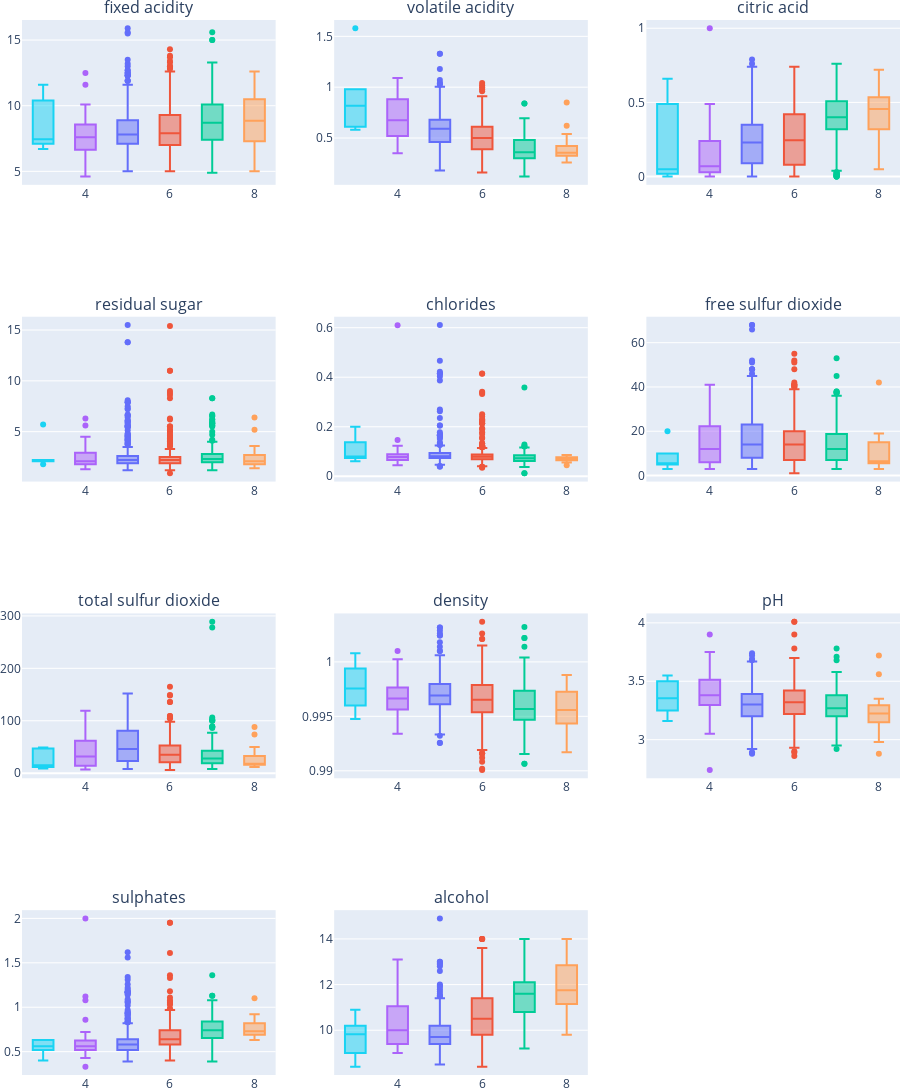

Notebook code cell kept with this figure:
### Markdown cell above
Now, let's create plots to show weightage of different quality values with respect to the variable.

### Code cell
from plotly.express import box

fig = make_subplots(rows=4, cols=3, subplot_titles=[c for c in data.columns[:-1]])
for i,v in enumerate(data.columns[:-1]):
    for t in box(data, y=v, x="quality", color="quality").data:
        fig.add_trace(t, row=(i//3)+1, col=(i%3)+1)
fig.update_layout(height=1400, showlegend=False, margin={"l": 0, "r": 0, "t": 20, "b": 0})
fig.show()

### Figure 1 — Plotly figure (JSON) as saved in the notebook; plotly's stock layout.template omitted (floating-point values rounded to 4 significant figures; data arrays with more than 128 entries replaced by an {"elided": "..."} marker saying what was removed)
{"data": [{"alignmentgroup": "True", "hovertemplate": "quality=%{x}<br>fixed acidity=%{y}<extra></extra>", "legendgroup": "5", "marker": {"color": "#636efa"}, "name": "5", "notched": false, "offsetgroup": "5", "orientation": "v", "showlegend": true, "type": "box", "x": {"elided": "483 int values"}, "x0": " ", "xaxis": "x", "y": {"elided": "483 float values"}, "y0": " ", "yaxis": "y"}, {"alignmentgroup": "True", "hovertemplate": "quality=%{x}<br>fixed acidity=%{y}<extra></extra>", "legendgroup": "6", "marker": {"color": "#EF553B"}, "name": "6", "notched": false, "offsetgroup": "6", "orientation": "v", "showlegend": true, "type": "box", "x": {"elided": "462 int values"}, "x0": " ", "xaxis": "x", "y": {"elided": "462 float values"}, "y0": " ", "yaxis": "y"}, {"alignmentgroup": "True", "hovertemplate": "quality=%{x}<br>fixed acidity=%{y}<extra></extra>", "legendgroup": "7", "marker": {"color": "#00cc96"}, "name": "7", "notched": false, "offsetgroup": "7", "orientation": "v", "showlegend": true, "type": "box", "x": {"elided": "143 int values"}, "x0": " ", "xaxis": "x", "y": {"elided": "143 float values"}, "y0": " ", "yaxis": "y"}, {"alignmentgroup": "True", "hovertemplate": "quality=%{x}<br>fixed acidity=%{y}<extra></extra>", "legendgroup": "4", "marker": {"color": "#ab63fa"}, "name": "4", "notched": false, "offsetgroup": "4", "orientation": "v", "showlegend": true, "type": "box", "x": [4, 4, 4, 4, 4, 4, 4, 4, 4, 4, 4, 4, 4, 4, 4, 4, 4, 4, 4, 4, 4, 4, 4, 4, 4, 4, 4, 4, 4, 4, 4, 4, 4], "x0": " ", "xaxis": "x", "y": [8.8, 4.6, 8.3, 8.3, 5, 9.2, 7.6, 7.3, 7.9, 6.9, 7, 8.1, 12.5, 9.9, 10.1, 8.3, 7.5, 9.1, 6.9, 7.5, 11.6, 7.3, 8.4, 6.5, 8.8, 8.1, 6.5, 6.3, 8.5, 6.4, 6.2, 6.7, 5.6], "y0": " ", "yaxis": "y"}, {"alignmentgroup": "True", "hovertemplate": "quality=%{x}<br>fixed acidity=%{y}<extra></extra>", "legendgroup": "8", "marker": {"color": "#FFA15A"}, "name": "8", "notched": false, "offsetgroup": "8", "orientation": "v", "showlegend": true, "type": "box", "x": [8, 8, 8, 8, 8, 8, 8, 8, 8, 8, 8, 8, 8, 8, 8, 8], "x0": " ", "xaxis": "x", "y": [7.9, 10.3, 5.6, 12.6, 11.3, 9.4, 10.7, 10.7, 5, 9.1, 10, 7.9, 8.6, 7.2, 7.2, 7.4], "y0": " ", "yaxis": "y"}, {"alignmentgroup": "True", "hovertemplate": "quality=%{x}<br>fixed acidity=%{y}<extra></extra>", "legendgroup": "3", "marker": {"color": "#19d3f3"}, "name": "3", "notched": false, "offsetgroup": "3", "orientation": "v", "showlegend": true, "type": "box", "x": [3, 3, 3, 3, 3, 3], "x0": " ", "xaxis": "x", "y": [11.6, 10.4, 7.6, 7.3, 7.1, 6.7], "y0": " ", "yaxis": "y"}, {"alignmentgroup": "True", "hovertemplate": "quality=%{x}<br>volatile acidity=%{y}<extra></extra>", "legendgroup": "5", "marker": {"color": "#636efa"}, "name": "5", "notched": false, "offsetgroup": "5", "orientation": "v", "showlegend": true, "type": "box", "x": {"elided": "483 int values"}, "x0": " ", "xaxis": "x2", "y": {"elided": "483 float values"}, "y0": " ", "yaxis": "y2"}, {"alignmentgroup": "True", "hovertemplate": "quality=%{x}<br>volatile acidity=%{y}<extra></extra>", "legendgroup": "6", "marker": {"color": "#EF553B"}, "name": "6", "notched": false, "offsetgroup": "6", "orientation": "v", "showlegend": true, "type": "box", "x": {"elided": "462 int values"}, "x0": " ", "xaxis": "x2", "y": {"elided": "462 float values"}, "y0": " ", "yaxis": "y2"}, {"alignmentgroup": "True", "hovertemplate": "quality=%{x}<br>volatile acidity=%{y}<extra></extra>", "legendgroup": "7", "marker": {"color": "#00cc96"}, "name": "7", "notched": false, "offsetgroup": "7", "orientation": "v", "showlegend": true, "type": "box", "x": {"elided": "143 int values"}, "x0": " ", "xaxis": "x2", "y": {"elided": "143 float values"}, "y0": " ", "yaxis": "y2"}, {"alignmentgroup": "True", "hovertemplate": "quality=%{x}<br>volatile acidity=%{y}<extra></extra>", "legendgroup": "4", "marker": {"color": "#ab63fa"}, "name": "4", "notched": false, "offsetgroup": "4", "orientation": "v", "showlegend": true, "type": "box", "x": [4, 4, 4, 4, 4, 4, 4, 4, 4, 4, 4, 4, 4, 4, 4, 4, 4, 4, 4, 4, 4, 4, 4, 4, 4, 4, 4, 4, 4, 4, 4, 4, 4], "x0": " ", "xaxis": "x2", "y": [0.61, 0.52, 0.675, 0.625, 1.02, 0.52, 0.68, 0.55, 0.885, 1.09, 0.975, 0.87, 0.46, 0.5, 0.935, 0.845, 0.38, 0.765, 0.39, 0.685, 0.47, 0.35, 0.67, 0.88, 0.955, 0.73, 0.67, 1.02, 0.4, 0.53, 0.785, 1.04, 0.62], "y0": " ", "yaxis": "y2"}, {"alignmentgroup": "True", "hovertemplate": "quality=%{x}<br>volatile acidity=%{y}<extra></extra>", "legendgroup": "8", "marker": {"color": "#FFA15A"}, "name": "8", "notched": false, "offsetgroup": "8", "orientation": "v", "showlegend": true, "type": "box", "x": [8, 8, 8, 8, 8, 8, 8, 8, 8, 8, 8, 8, 8, 8, 8, 8], "x0": " ", "xaxis": "x2", "y": [0.35, 0.32, 0.85, 0.31, 0.62, 0.3, 0.35, 0.35, 0.42, 0.4, 0.26, 0.54, 0.42, 0.33, 0.38, 0.36], "y0": " ", "yaxis": "y2"}, {"alignmentgroup": "True", "hovertemplate": "quality=%{x}<br>volatile acidity=%{y}<extra></extra>", "legendgroup": "3", "marker": {"color": "#19d3f3"}, "name": "3", "notched": false, "offsetgroup": "3", "orientation": "v", "showlegend": true, "type": "box", "x": [3, 3, 3, 3, 3, 3], "x0": " ", "xaxis": "x2", "y": [0.58, 0.61, 1.58, 0.98, 0.875, 0.76], "y0": " ", "yaxis": "y2"}, {"alignmentgroup": "True", "hovertemplate": "quality=%{x}<br>citric acid=%{y}<extra></extra>", "legendgroup": "5", "marker": {"color": "#636efa"}, "name": "5", "notched": false, "offsetgroup": "5", "orientation": "v", "showlegend": true, "type": "box", "x": {"elided": "483 int values"}, "x0": " ", "xaxis": "x3", "y": {"elided": "483 float values"}, "y0": " ", "yaxis": "y3"}, {"alignmentgroup": "True", "hovertemplate": "quality=%{x}<br>citric acid=%{y}<extra></extra>", "legendgroup": "6", "marker": {"color": "#EF553B"}, "name": "6", "notched": false, "offsetgroup": "6", "orientation": "v", "showlegend": true, "type": "box", "x": {"elided": "462 int values"}, "x0": " ", "xaxis": "x3", "y": {"elided": "462 float values"}, "y0": " ", "yaxis": "y3"}, {"alignmentgroup": "True", "hovertemplate": "quality=%{x}<br>citric acid=%{y}<extra></extra>", "legendgroup": "7", "marker": {"color": "#00cc96"}, "name": "7", "notched": false, "offsetgroup": "7", "orientation": "v", "showlegend": true, "type": "box", "x": {"elided": "143 int values"}, "x0": " ", "xaxis": "x3", "y": {"elided": "143 float values"}, "y0": " ", "yaxis": "y3"}, {"alignmentgroup": "True", "hovertemplate": "quality=%{x}<br>citric acid=%{y}<extra></extra>", "legendgroup": "4", "marker": {"color": "#ab63fa"}, "name": "4", "notched": false, "offsetgroup": "4", "orientation": "v", "showlegend": true, "type": "box", "x": [4, 4, 4, 4, 4, 4, 4, 4, 4, 4, 4, 4, 4, 4, 4, 4, 4, 4, 4, 4, 4, 4, 4, 4, 4, 4, 4, 4, 4, 4, 4, 4, 4], "x0": " ", "xaxis": "x3", "y": [0.3, 0.15, 0.26, 0.2, 0.04, 1, 0.02, 0.03, 0.03, 0.06, 0.04, 0, 0.49, 0.24, 0.22, 0.01, 0.48, 0.04, 0.24, 0.07, 0.44, 0.24, 0.19, 0.03, 0.05, 0, 0, 0, 0.4, 0.09, 0, 0.08, 0.03], "y0": " ", "yaxis": "y3"}, {"alignmentgroup": "True", "hovertemplate": "quality=%{x}<br>citric acid=%{y}<extra></extra>", "legendgroup": "8", "marker": {"color": "#FFA15A"}, "name": "8", "notched": false, "offsetgroup": "8", "orientation": "v", "showlegend": true, "type": "box", "x": [8, 8, 8, 8, 8, 8, 8, 8, 8, 8, 8, 8, 8, 8, 8, 8], "x0": " ", "xaxis": "x3", "y": [0.46, 0.45, 0.05, 0.72, 0.67, 0.56, 0.53, 0.53, 0.24, 0.5, 0.54, 0.34, 0.39, 0.33, 0.31, 0.3], "y0": " ", "yaxis": "y3"}, {"alignmentgroup": "True", "hovertemplate": "quality=%{x}<br>citric acid=%{y}<extra></extra>", "legendgroup": "3", "marker": {"color": "#19d3f3"}, "name": "3", "notched": false, "offsetgroup": "3", "orientation": "v", "showlegend": true, "type": "box", "x": [3, 3, 3, 3, 3, 3], "x0": " ", "xaxis": "x3", "y": [0.66, 0.49, 0, 0.05, 0.05, 0.02], "y0": " ", "yaxis": "y3"}, {"alignmentgroup": "True", "hovertemplate": "quality=%{x}<br>residual sugar=%{y}<extra></extra>", "legendgroup": "5", "marker": {"color": "#636efa"}, "name": "5", "notched": false, "offsetgroup": "5", "orientation": "v", "showlegend": true, "type": "box", "x": {"elided": "483 int values"}, "x0": " ", "xaxis": "x4", "y": {"elided": "483 float values"}, "y0": " ", "yaxis": "y4"}, {"alignmentgroup": "True", "hovertemplate": "quality=%{x}<br>residual sugar=%{y}<extra></extra>", "legendgroup": "6", "marker": {"color": "#EF553B"}, "name": "6", "notched": false, "offsetgroup": "6", "orientation": "v", "showlegend": true, "type": "box", "x": {"elided": "462 int values"}, "x0": " ", "xaxis": "x4", "y": {"elided": "462 float values"}, "y0": " ", "yaxis": "y4"}, {"alignmentgroup": "True", "hovertemplate": "quality=%{x}<br>residual sugar=%{y}<extra></extra>", "legendgroup": "7", "marker": {"color": "#00cc96"}, "name": "7", "notched": false, "offsetgroup": "7", "orientation": "v", "showlegend": true, "type": "box", "x": {"elided": "143 int values"}, "x0": " ", "xaxis": "x4", "y": {"elided": "143 float values"}, "y0": " ", "yaxis": "y4"}, {"alignmentgroup": "True", "hovertemplate": "quality=%{x}<br>residual sugar=%{y}<extra></extra>", "legendgroup": "4", "marker": {"color": "#ab63fa"}, "name": "4", "notched": false, "offsetgroup": "4", "orientation": "v", "showlegend": true, "type": "box", "x": [4, 4, 4, 4, 4, 4, 4, 4, 4, 4, 4, 4, 4, 4, 4, 4, 4, 4, 4, 4, 4, 4, 4, 4, 4, 4, 4, 4, 4, 4, 4, 4, 4], "x0": " ", "xaxis": "x4", "y": [2.8, 2.1, 2.1, 1.5, 1.4, 3.4, 1.3, 1.6, 1.8, 2.1, 2, 3.3, 4.5, 2.3, 3.4, 2.2, 2.6, 1.6, 2.1, 2.5, 1.6, 2, 2.2, 5.6, 1.8, 2.5, 4.3, 2, 6.3, 3.9, 2.1, 2.3, 1.5], "y0": " ", "yaxis": "y4"}, {"alignmentgroup": "True", "hovertemplate": "quality=%{x}<br>residual sugar=%{y}<extra></extra>", "legendgroup": "8", "marker": {"color": "#FFA15A"}, "name": "8", "notched": false, "offsetgroup": "8", "orientation": "v", "showlegend": true, "type": "box", "x": [8, 8, 8, 8, 8, 8, 8, 8, 8, 8, 8, 8, 8, 8, 8, 8], "x0": " ", "xaxis": "x4", "y": [3.6, 6.4, 1.4, 2.2, 5.2, 2.8, 2.6, 2.6, 2, 1.8, 1.9, 2.5, 1.8, 1.7, 2, 1.8], "y0": " ", "yaxis": "y4"}, {"alignmentgroup": "True", "hovertemplate": "quality=%{x}<br>residual sugar=%{y}<extra></extra>", "legendgroup": "3", "marker": {"color": "#19d3f3"}, "name": "3", "notched": false, "offsetgroup": "3", "orientation": "v", "showlegend": true, "type": "box", "x": [3, 3, 3, 3, 3, 3], "x0": " ", "xaxis": "x4", "y": [2.2, 2.1, 2.1, 2.1, 5.7, 1.8], "y0": " ", "yaxis": "y4"}, {"alignmentgroup": "True", "hovertemplate": "quality=%{x}<br>chlorides=%{y}<extra></extra>", "legendgroup": "5", "marker": {"color": "#636efa"}, "name": "5", "notched": false, "offsetgroup": "5", "orientation": "v", "showlegend": true, "type": "box", "x": {"elided": "483 int values"}, "x0": " ", "xaxis": "x5", "y": {"elided": "483 float values"}, "y0": " ", "yaxis": "y5"}, {"alignmentgroup": "True", "hovertemplate": "quality=%{x}<br>chlorides=%{y}<extra></extra>", "legendgroup": "6", "marker": {"color": "#EF553B"}, "name": "6", "notched": false, "offsetgroup": "6", "orientation": "v", "showlegend": true, "type": "box", "x": {"elided": "462 int values"}, "x0": " ", "xaxis": "x5", "y": {"elided": "462 float values"}, "y0": " ", "yaxis": "y5"}, {"alignmentgroup": "True", "hovertemplate": "quality=%{x}<br>chlorides=%{y}<extra></extra>", "legendgroup": "7", "marker": {"color": "#00cc96"}, "name": "7", "notched": false, "offsetgroup": "7", "orientation": "v", "showlegend": true, "type": "box", "x": {"elided": "143 int values"}, "x0": " ", "xaxis": "x5", "y": {"elided": "143 float values"}, "y0": " ", "yaxis": "y5"}, {"alignmentgroup": "True", "hovertemplate": "quality=%{x}<br>chlorides=%{y}<extra></extra>", "legendgroup": "4", "marker": {"color": "#ab63fa"}, "name": "4", "notched": false, "offsetgroup": "4", "orientation": "v", "showlegend": true, "type": "box", "x": [4, 4, 4, 4, 4, 4, 4, 4, 4, 4, 4, 4, 4, 4, 4, 4, 4, 4, 4, 4, 4, 4, 4, 4, 4, 4, 4, 4, 4, 4, 4, 4, 4], "x0": " ", "xaxis": "x5", "y": [0.088, 0.054, 0.084, 0.08, 0.045, 0.61, 0.072, 0.072, 0.058, 0.061, 0.087, 0.096, 0.07, 0.103, 0.105, 0.07, 0.073, 0.078, 0.102, 0.058, 0.147, 0.067, 0.093, 0.079, 0.075, 0.081, 0.057, 0.083, 0.05, 0.123, 0.06, 0.067, 0.08], "y0": " ", "yaxis": "y5"}, {"alignmentgroup": "True", "hovertemplate": "quality=%{x}<br>chlorides=%{y}<extra></extra>", "legendgroup": "8", "marker": {"color": "#FFA15A"}, "name": "8", "notched": false, "offsetgroup": "8", "orientation": "v", "showlegend": true, "type": "box", "x": [8, 8, 8, 8, 8, 8, 8, 8, 8, 8, 8, 8, 8, 8, 8, 8], "x0": " ", "xaxis": "x5", "y": [0.078, 0.073, 0.045, 0.072, 0.086, 0.08, 0.07, 0.07, 0.06, 0.071, 0.083, 0.076, 0.068, 0.061, 0.056, 0.074], "y0": " ", "yaxis": "y5"}, {"alignmentgroup": "True", "hovertemplate": "quality=%{x}<br>chlorides=%{y}<extra></extra>", "legendgroup": "3", "marker": {"color": "#19d3f3"}, "name": "3", "notched": false, "offsetgroup": "3", "orientation": "v", "showlegend": true, "type": "box", "x": [3, 3, 3, 3, 3, 3], "x0": " ", "xaxis": "x5", "y": [0.074, 0.2, 0.137, 0.061, 0.082, 0.078], "y0": " ", "yaxis": "y5"}, {"alignmentgroup": "True", "hovertemplate": "quality=%{x}<br>free sulfur dioxide=%{y}<extra></extra>", "legendgroup": "5", "marker": {"color": "#636efa"}, "name": "5", "notched": false, "offsetgroup": "5", "orientation": "v", "showlegend": true, "type": "box", "x": {"elided": "483 int values"}, "x0": " ", "xaxis": "x6", "y": {"elided": "483 int values"}, "y0": " ", "yaxis": "y6"}, {"alignmentgroup": "True", "hovertemplate": "quality=%{x}<br>free sulfur dioxide=%{y}<extra></extra>", "legendgroup": "6", "marker": {"color": "#EF553B"}, "name": "6", "notched": false, "offsetgroup": "6", "orientation": "v", "showlegend": true, "type": "box", "x": {"elided": "462 int values"}, "x0": " ", "xaxis": "x6", "y": {"elided": "462 float values"}, "y0": " ", "yaxis": "y6"}, {"alignmentgroup": "True", "hovertemplate": "quality=%{x}<br>free sulfur dioxide=%{y}<extra></extra>", "legendgroup": "7", "marker": {"color": "#00cc96"}, "name": "7", "notched": false, "offsetgroup": "7", "orientation": "v", "showlegend": true, "type": "box", "x": {"elided": "143 int values"}, "x0": " ", "xaxis": "x6", "y": {"elided": "143 float values"}, "y0": " ", "yaxis": "y6"}, {"alignmentgroup": "True", "hovertemplate": "quality=%{x}<br>free sulfur dioxide=%{y}<extra></extra>", "legendgroup": "4", "marker": {"color": "#ab63fa"}, "name": "4", "notched": false, "offsetgroup": "4", "orientation": "v", "showlegend": true, "type": "box", "x": [4, 4, 4, 4, 4, 4, 4, 4, 4, 4, 4, 4, 4, 4, 4, 4, 4, 4, 4, 4, 4, 4, 4, 4, 4, 4, 4, 4, 4, 4, 4, 4, 4], "x0": " ", "xaxis": "x6", "y": [17, 8, 11, 27, 41, 32, 9, 17, 4, 12, 12, 26, 26, 6, 11, 5, 22, 4, 4, 5, 36, 28, 11, 23, 5, 12, 11, 17, 3, 14, 6, 19, 6], "y0": " ", "yaxis": "y6"}, {"alignmentgroup": "True", "hovertemplate": "quality=%{x}<br>free sulfur dioxide=%{y}<extra></extra>", "legendgroup": "8", "marker": {"color": "#FFA15A"}, "name": "8", "notched": false, "offsetgroup": "8", "orientation": "v", "showlegend": true, "type": "box", "x": [8, 8, 8, 8, 8, 8, 8, 8, 8, 8, 8, 8, 8, 8, 8, 8], "x0": " ", "xaxis": "x6", "y": [15, 5, 12, 6, 6, 6, 5, 5, 19, 7, 42, 8, 6, 3, 15, 17], "y0": " ", "yaxis": "y6"}, {"alignmentgroup": "True", "hovertemplate": "quality=%{x}<br>free sulfur dioxide=%{y}<extra></extra>", "legendgroup": "3", "marker": {"color": "#19d3f3"}, "name": "3", "notched": false, "offsetgroup": "3", "orientation": "v", "showlegend": true, "type": "box", "x": [3, 3, 3, 3, 3, 3], "x0": " ", "xaxis": "x6", "y": [10, 5, 5, 20, 3, 6], "y0": " ", "yaxis": "y6"}, {"alignmentgroup": "True", "hovertemplate": "quality=%{x}<br>total sulfur dioxide=%{y}<extra></extra>", "legendgroup": "5", "marker": {"color": "#636efa"}, "name": "5", "notched": false, "offsetgroup": "5", "orientation": "v", "showlegend": true, "type": "box", "x": {"elided": "483 int values"}, "x0": " ", "xaxis": "x7", "y": {"elided": "483 float values"}, "y0": " ", "yaxis": "y7"}, {"alignmentgroup": "True", "hovertemplate": "quality=%{x}<br>total sulfur dioxide=%{y}<extra></extra>", "legendgroup": "6", "marker": {"color": "#EF553B"}, "name": "6", "notched": false, "offsetgroup": "6", "orientation": "v", "showlegend": true, "type": "box", "x": {"elided": "462 int values"}, "x0": " ", "xaxis": "x7", "y": {"elided": "462 int values"}, "y0": " ", "yaxis": "y7"}, {"alignmentgroup": "True", "hovertemplate": "quality=%{x}<br>total sulfur dioxide=%{y}<extra></extra>", "legendgroup": "7", "marker": {"color": "#00cc96"}, "name": "7", "notched": false, "offsetgroup": "7", "orientation": "v", "showlegend": true, "type": "box", "x": {"elided": "143 int values"}, "x0": " ", "xaxis": "x7", "y": {"elided": "143 int values"}, "y0": " ", "yaxis": "y7"}, {"alignmentgroup": "True", "hovertemplate": "quality=%{x}<br>total sulfur dioxide=%{y}<extra></extra>", "legendgroup": "4", "marker": {"color": "#ab63fa"}, "name": "4", "notched": false, "offsetgroup": "4", "orientation": "v", "showlegend": true, "type": "box", "x": [4, 4, 4, 4, 4, 4, 4, 4, 4, 4, 4, 4, 4, 4, 4, 4, 4, 4, 4, 4, 4, 4, 4, 4, 4, 4, 4, 4, 4, 4, 4, 4, 4], "x0": " ", "xaxis": "x7", "y": [46, 65, 43, 119, 85, 69, 20, 42, 8, 31, 67, 61, 49, 14, 86, 14, 84, 14, 7, 9, 51, 48, 75, 47, 19, 24, 20, 24, 10, 31, 13, 32, 13], "y0": " ", "yaxis": "y7"}, {"alignmentgroup": "True", "hovertemplate": "quality=%{x}<br>total sulfur dioxide=%{y}<extra></extra>", "legendgroup": "8", "marker": {"color": "#FFA15A"}, "name": "8", "notched": false, "offsetgroup": "8", "orientation": "v", "showlegend": true, "type": "box", "x": [8, 8, 8, 8, 8, 8, 8, 8, 8, 8, 8, 8, 8, 8, 8, 8], "x0": " ", "xaxis": "x7", "y": [37, 13, 88, 29, 19, 17, 16, 16, 50, 16, 74, 17, 12, 13, 29, 24], "y0": " ", "yaxis": "y7"}, {"alignmentgroup": "True", "hovertemplate": "quality=%{x}<br>total sulfur dioxide=%{y}<extra></extra>", "legendgroup": "3", "marker": {"color": "#19d3f3"}, "name": "3", "notched": false, "offsetgroup": "3", "orientation": "v", "showlegend": true, "type": "box", "x": [3, 3, 3, 3, 3, 3], "x0": " ", "xaxis": "x7", "y": [47, 16, 9, 49, 14, 12], "y0": " ", "yaxis": "y7"}, {"alignmentgroup": "True", "hovertemplate": "quality=%{x}<br>density=%{y}<extra></extra>", "legendgroup": "5", "marker": {"color": "#636efa"}, "name": "5", "notched": false, "offsetgroup": "5", "orientation": "v", "showlegend": true, "type": "box", "x": {"elided": "483 int values"}, "x0": " ", "xaxis": "x8", "y": {"elided": "483 float values"}, "y0": " ", "yaxis": "y8"}, {"alignmentgroup": "True", "hovertemplate": "quality=%{x}<br>density=%{y}<extra></extra>", "legendgroup": "6", "marker": {"color": "#EF553B"}, "name": "6", "notched": false, "offsetgroup": "6", "orientation": "v", "showlegend": true, "type": "box", "x": {"elided": "462 int values"}, "x0": " ", "xaxis": "x8", "y": {"elided": "462 float values"}, "y0": " ", "yaxis": "y8"}, {"alignmentgroup": "True", "hovertemplate": "quality=%{x}<br>density=%{y}<extra></extra>", "legendgroup": "7", "marker": {"color": "#00cc96"}, "name": "7", "notched": false, "offsetgroup": "7", "orientation": "v", "showlegend": true, "type": "box", "x": {"elided": "143 int values"}, "x0": " ", "xaxis": "x8", "y": {"elided": "143 float values"}, "y0": " ", "yaxis": "y8"}, {"alignmentgroup": "True", "hovertemplate": "quality=%{x}<br>density=%{y}<extra></extra>", "legendgroup": "4", "marker": {"color": "#ab63fa"}, "name": "4", "notched": false, "offsetgroup": "4", "orientation": "v", "showlegend": true, "type": "box", "x": [4, 4, 4, 4, 4, 4, 4, 4, 4, 4, 4, 4, 4, 4, 4, 4, 4, 4, 4, 4, 4, 4, 4, 4, 4, 4, 4, 4, 4, 4, 4, 4, 4], "x0": " ", "xaxis": "x8", "y": [0.9976, 0.9934, 0.9976, 0.9972, 0.9938, 0.9996, 0.9965, 0.9956, 0.9972, 0.9948, 0.9957, 1.0, 0.9981, 0.9978, 1.001, 0.9967, 0.9972, 0.998, 0.9946, 0.9963, 0.9984, 0.9958, 0.9974, 0.9957, 0.9962, 0.998, 0.9949, 0.9944, 0.9957, 0.9968, 0.9966, 0.9965, 0.995], "y0": " ", "yaxis": "y8"}, {"alignmentgroup": "True", "hovertemplate": "quality=%{x}<br>density=%{y}<extra></extra>", "legendgroup": "8", "marker": {"color": "#FFA15A"}, "name": "8", "notched": false, "offsetgroup": "8", "orientation": "v", "showlegend": true, "type": "box", "x": [8, 8, 8, 8, 8, 8, 8, 8, 8, 8, 8, 8, 8, 8, 8, 8], "x0": " ", "xaxis": "x8", "y": [0.9973, 0.9976, 0.9924, 0.9987, 0.9988, 0.9964, 0.9972, 0.9972, 0.9917, 0.9946, 0.9945, 0.9923, 0.9952, 0.996, 0.9947, 0.9942], "y0": " ", "yaxis": "y8"}, {"alignmentgroup": "True", "hovertemplate": "quality=%{x}<br>density=%{y}<extra></extra>", "legendgroup": "3", "marker": {"color": "#19d3f3"}, "name": "3", "notched": false, "offsetgroup": "3", "orientation": "v", "showlegend": true, "type": "box", "x": [3, 3, 3, 3, 3, 3], "x0": " ", "xaxis": "x8", "y": [1.001, 0.9994, 0.9948, 0.997, 0.9981, 0.996], "y0": " ", "yaxis": "y8"}, {"alignmentgroup": "True", "hovertemplate": "quality=%{x}<br>pH=%{y}<extra></extra>", "legendgroup": "5", "marker": {"color": "#636efa"}, "name": "5", "notched": false, "offsetgroup": "5", "orientation": "v", "showlegend": true, "type": "box", "x": {"elided": "483 int values"}, "x0": " ", "xaxis": "x9", "y": {"elided": "483 float values"}, "y0": " ", "yaxis": "y9"}, {"alignmentgroup": "True", "hovertemplate": "quality=%{x}<br>pH=%{y}<extra></extra>", "legendgroup": "6", "marker": {"color": "#EF553B"}, "name": "6", "notched": false, "offsetgroup": "6", "orientation": "v", "showlegend": true, "type": "box", "x": {"elided": "462 int values"}, "x0": " ", "xaxis": "x9", "y": {"elided": "462 float values"}, "y0": " ", "yaxis": "y9"}, {"alignmentgroup": "True", "hovertemplate": "quality=%{x}<br>pH=%{y}<extra></extra>", "legendgroup": "7", "marker": {"color": "#00cc96"}, "name": "7", "notched": false, "offsetgroup": "7", "orientation": "v", "showlegend": true, "type": "box", "x": {"elided": "143 int values"}, "x0": " ", "xaxis": "x9", "y": {"elided": "143 float values"}, "y0": " ", "yaxis": "y9"}, {"alignmentgroup": "True", "hovertemplate": "quality=%{x}<br>pH=%{y}<extra></extra>", "legendgroup": "4", "marker": {"color": "#ab63fa"}, "name": "4", "notched": false, "offsetgroup": "4", "orientation": "v", "showlegend": true, "type": "box", "x": [4, 4, 4, 4, 4, 4, 4, 4, 4, 4, 4, 4, 4, 4, 4, 4, 4, 4, 4, 4, 4, 4, 4, 4, 4, 4, 4, 4, 4, 4, 4, 4, 4], "x0": " ", "xaxis": "x9", "y": [3.26, 3.9, 3.31, 3.16, 3.75, 2.74, 3.17, 3.37, 3.36, 3.51, 3.35, 3.6, 3.05, 3.34, 3.43, 3.32, 3.32, 3.29, 3.44, 3.38, 3.38, 3.43, 3.2, 3.58, 3.3, 3.38, 3.45, 3.59, 3.28, 3.5, 3.59, 3.52, 3.66], "y0": " ", "yaxis": "y9"}, {"alignmentgroup": "True", "hovertemplate": "quality=%{x}<br>pH=%{y}<extra></extra>", "legendgroup": "8", "marker": {"color": "#FFA15A"}, "name": "8", "notched": false, "offsetgroup": "8", "orientation": "v", "showlegend": true, "type": "box", "x": [8, 8, 8, 8, 8, 8, 8, 8, 8, 8, 8, 8, 8, 8, 8, 8], "x0": " ", "xaxis": "x9", "y": [3.35, 3.23, 3.56, 2.88, 3.22, 3.15, 3.15, 3.15, 3.72, 3.21, 2.98, 3.2, 3.35, 3.23, 3.23, 3.24], "y0": " ", "yaxis": "y9"}, {"alignmentgroup": "True", "hovertemplate": "quality=%{x}<br>pH=%{y}<extra></extra>", "legendgroup": "3", "marker": {"color": "#19d3f3"}, "name": "3", "notched": false, "offsetgroup": "3", "orientation": "v", "showlegend": true, "type": "box", "x": [3, 3, 3, 3, 3, 3], "x0": " ", "xaxis": "x9", "y": [3.25, 3.16, 3.5, 3.31, 3.4, 3.55], "y0": " ", "yaxis": "y9"}, {"alignmentgroup": "True", "hovertemplate": "quality=%{x}<br>sulphates=%{y}<extra></extra>", "legendgroup": "5", "marker": {"color": "#636efa"}, "name": "5", "notched": false, "offsetgroup": "5", "orientation": "v", "showlegend": true, "type": "box", "x": {"elided": "483 int values"}, "x0": " ", "xaxis": "x10", "y": {"elided": "483 float values"}, "y0": " ", "yaxis": "y10"}, {"alignmentgroup": "True", "hovertemplate": "quality=%{x}<br>sulphates=%{y}<extra></extra>", "legendgroup": "6", "marker": {"color": "#EF553B"}, "name": "6", "notched": false, "offsetgroup": "6", "orientation": "v", "showlegend": true, "type": "box", "x": {"elided": "462 int values"}, "x0": " ", "xaxis": "x10", "y": {"elided": "462 float values"}, "y0": " ", "yaxis": "y10"}, {"alignmentgroup": "True", "hovertemplate": "quality=%{x}<br>sulphates=%{y}<extra></extra>", "legendgroup": "7", "marker": {"color": "#00cc96"}, "name": "7", "notched": false, "offsetgroup": "7", "orientation": "v", "showlegend": true, "type": "box", "x": {"elided": "143 int values"}, "x0": " ", "xaxis": "x10", "y": {"elided": "143 float values"}, "y0": " ", "yaxis": "y10"}, {"alignmentgroup": "True", "hovertemplate": "quality=%{x}<br>sulphates=%{y}<extra></extra>", "legendgroup": "4", "marker": {"color": "#ab63fa"}, "name": "4", "notched": false, "offsetgroup": "4", "orientation": "v", "showlegend": true, "type": "box", "x": [4, 4, 4, 4, 4, 4, 4, 4, 4, 4, 4, 4, 4, 4, 4, 4, 4, 4, 4, 4, 4, 4, 4, 4, 4, 4, 4, 4, 4, 4, 4, 4, 4], "x0": " ", "xaxis": "x10", "y": [0.51, 0.56, 0.53, 1.12, 0.48, 2, 1.08, 0.48, 0.33, 0.43, 0.6, 0.72, 0.57, 0.52, 0.64, 0.58, 0.7, 0.54, 0.58, 0.55, 0.86, 0.54, 0.59, 0.5, 0.44, 0.46, 0.56, 0.55, 0.56, 0.67, 0.61, 0.57, 0.62], "y0": " ", "yaxis": "y10"}, {"alignmentgroup": "True", "hovertemplate": "quality=%{x}<br>sulphates=%{y}<extra></extra>", "legendgroup": "8", "marker": {"color": "#FFA15A"}, "name": "8", "notched": false, "offsetgroup": "8", "orientation": "v", "showlegend": true, "type": "box", "x": [8, 8, 8, 8, 8, 8, 8, 8, 8, 8, 8, 8, 8, 8, 8, 8], "x0": " ", "xaxis": "x10", "y": [0.86, 0.82, 0.82, 0.82, 0.69, 0.92, 0.65, 0.65, 0.74, 0.69, 0.63, 0.72, 0.69, 1.1, 0.76, 0.7], "y0": " ", "yaxis": "y10"}, {"alignmentgroup": "True", "hovertemplate": "quality=%{x}<br>sulphates=%{y}<extra></extra>", "legendgroup": "3", "marker": {"color": "#19d3f3"}, "name": "3", "notched": false, "offsetgroup": "3", "orientation": "v", "showlegend": true, "type": "box", "x": [3, 3, 3, 3, 3, 3], "x0": " ", "xaxis": "x10", "y": [0.57, 0.63, 0.4, 0.55, 0.52, 0.63], "y0": " ", "yaxis": "y10"}, {"alignmentgroup": "True", "hovertemplate": "quality=%{x}<br>alcohol=%{y}<extra></extra>", "legendgroup": "5", "marker": {"color": "#636efa"}, "name": "5", "notched": false, "offsetgroup": "5", "orientation": "v", "showlegend": true, "type": "box", "x": {"elided": "483 int values"}, "x0": " ", "xaxis": "x11", "y": {"elided": "483 float values"}, "y0": " ", "yaxis": "y11"}, {"alignmentgroup": "True", "hovertemplate": "quality=%{x}<br>alcohol=%{y}<extra></extra>", "legendgroup": "6", "marker": {"color": "#EF553B"}, "name": "6", "notched": false, "offsetgroup": "6", "orientation": "v", "showlegend": true, "type": "box", "x": {"elided": "462 int values"}, "x0": " ", "xaxis": "x11", "y": {"elided": "462 float values"}, "y0": " ", "yaxis": "y11"}, {"alignmentgroup": "True", "hovertemplate": "quality=%{x}<br>alcohol=%{y}<extra></extra>", "legendgroup": "7", "marker": {"color": "#00cc96"}, "name": "7", "notched": false, "offsetgroup": "7", "orientation": "v", "showlegend": true, "type": "box", "x": {"elided": "143 int values"}, "x0": " ", "xaxis": "x11", "y": {"elided": "143 float values"}, "y0": " ", "yaxis": "y11"}, {"alignmentgroup": "True", "hovertemplate": "quality=%{x}<br>alcohol=%{y}<extra></extra>", "legendgroup": "4", "marker": {"color": "#ab63fa"}, "name": "4", "notched": false, "offsetgroup": "4", "orientation": "v", "showlegend": true, "type": "box", "x": [4, 4, 4, 4, 4, 4, 4, 4, 4, 4, 4, 4, 4, 4, 4, 4, 4, 4, 4, 4, 4, 4, 4, 4, 4, 4, 4, 4, 4, 4, 4, 4, 4], "x0": " ", "xaxis": "x11", "y": [9.3, 13.1, 9.2, 9.1, 10.5, 9.4, 9.2, 9, 9.1, 11.4, 9.4, 9.8, 9.6, 10, 11.3, 11, 9.6, 9.7, 11.4, 10.9, 9.9, 10, 9.2, 11.2, 9.6, 9.6, 11.8, 11.2, 12, 11, 10, 11, 10.1], "y0": " ", "yaxis": "y11"}, {"alignmentgroup": "True", "hovertemplate": "quality=%{x}<br>alcohol=%{y}<extra></extra>", "legendgroup": "8", "marker": {"color": "#FFA15A"}, "name": "8", "notched": false, "offsetgroup": "8", "orientation": "v", "showlegend": true, "type": "box", "x": [8, 8, 8, 8, 8, 8, 8, 8, 8, 8, 8, 8, 8, 8, 8, 8], "x0": " ", "xaxis": "x11", "y": [12.8, 12.6, 12.9, 9.8, 13.4, 11.7, 11, 11, 14, 12.5, 11.8, 13.1, 11.7, 10, 11.3, 11.4], "y0": " ", "yaxis": "y11"}, {"alignmentgroup": "True", "hovertemplate": "quality=%{x}<br>alcohol=%{y}<extra></extra>", "legendgroup": "3", "marker": {"color": "#19d3f3"}, "name": "3", "notched": false, "offsetgroup": "3", "orientation": "v", "showlegend": true, "type": "box", "x": [3, 3, 3, 3, 3, 3], "x0": " ", "xaxis": "x11", "y": [9, 8.4, 10.9, 9.7, 10.2, 9.95], "y0": " ", "yaxis": "y11"}], "layout": {"annotations": [{"font": {"size": 16}, "showarrow": false, "text": "fixed acidity", "x": 0.1444, "xanchor": "center", "xref": "paper", "y": 1, "yanchor": "bottom", "yref": "paper"}, {"font": {"size": 16}, "showarrow": false, "text": "volatile acidity", "x": 0.5, "xanchor": "center", "xref": "paper", "y": 1, "yanchor": "bottom", "yref": "paper"}, {"font": {"size": 16}, "showarrow": false, "text": "citric acid", "x": 0.8556, "xanchor": "center", "xref": "paper", "y": 1, "yanchor": "bottom", "yref": "paper"}, {"font": {"size": 16}, "showarrow": false, "text": "residual sugar", "x": 0.1444, "xanchor": "center", "xref": "paper", "y": 0.7188, "yanchor": "bottom", "yref": "paper"}, {"font": {"size": 16}, "showarrow": false, "text": "chlorides", "x": 0.5, "xanchor": "center", "xref": "paper", "y": 0.7188, "yanchor": "bottom", "yref": "paper"}, {"font": {"size": 16}, "showarrow": false, "text": "free sulfur dioxide", "x": 0.8556, "xanchor": "center", "xref": "paper", "y": 0.7188, "yanchor": "bottom", "yref": "paper"}, {"font": {"size": 16}, "showarrow": false, "text": "total sulfur dioxide", "x": 0.1444, "xanchor": "center", "xref": "paper", "y": 0.4375, "yanchor": "bottom", "yref": "paper"}, {"font": {"size": 16}, "showarrow": false, "text": "density", "x": 0.5, "xanchor": "center", "xref": "paper", "y": 0.4375, "yanchor": "bottom", "yref": "paper"}, {"font": {"size": 16}, "showarrow": false, "text": "pH", "x": 0.8556, "xanchor": "center", "xref": "paper", "y": 0.4375, "yanchor": "bottom", "yref": "paper"}, {"font": {"size": 16}, "showarrow": false, "text": "sulphates", "x": 0.1444, "xanchor": "center", "xref": "paper", "y": 0.1562, "yanchor": "bottom", "yref": "paper"}, {"font": {"size": 16}, "showarrow": false, "text": "alcohol", "x": 0.5, "xanchor": "center", "xref": "paper", "y": 0.1562, "yanchor": "bottom", "yref": "paper"}], "height": 1400, "margin": {"b": 0, "l": 0, "r": 0, "t": 20}, "showlegend": false, "xaxis": {"anchor": "y", "domain": [0, 0.2889]}, "xaxis10": {"anchor": "y10", "domain": [0, 0.2889]}, "xaxis11": {"anchor": "y11", "domain": [0.3556, 0.6444]}, "xaxis12": {"anchor": "y12", "domain": [0.7111, 1]}, "xaxis2": {"anchor": "y2", "domain": [0.3556, 0.6444]}, "xaxis3": {"anchor": "y3", "domain": [0.7111, 1]}, "xaxis4": {"anchor": "y4", "domain": [0, 0.2889]}, "xaxis5": {"anchor": "y5", "domain": [0.3556, 0.6444]}, "xaxis6": {"anchor": "y6", "domain": [0.7111, 1]}, "xaxis7": {"anchor": "y7", "domain": [0, 0.2889]}, "xaxis8": {"anchor": "y8", "domain": [0.3556, 0.6444]}, "xaxis9": {"anchor": "y9", "domain": [0.7111, 1]}, "yaxis": {"anchor": "x", "domain": [0.8438, 1]}, "yaxis10": {"anchor": "x10", "domain": [0, 0.1562]}, "yaxis11": {"anchor": "x11", "domain": [0, 0.1562]}, "yaxis12": {"anchor": "x12", "domain": [0, 0.1562]}, "yaxis2": {"anchor": "x2", "domain": [0.8438, 1]}, "yaxis3": {"anchor": "x3", "domain": [0.8438, 1]}, "yaxis4": {"anchor": "x4", "domain": [0.5625, 0.7188]}, "yaxis5": {"anchor": "x5", "domain": [0.5625, 0.7188]}, "yaxis6": {"anchor": "x6", "domain": [0.5625, 0.7188]}, "yaxis7": {"anchor": "x7", "domain": [0.2812, 0.4375]}, "yaxis8": {"anchor": "x8", "domain": [0.2812, 0.4375]}, "yaxis9": {"anchor": "x9", "domain": [0.2812, 0.4375]}}}
